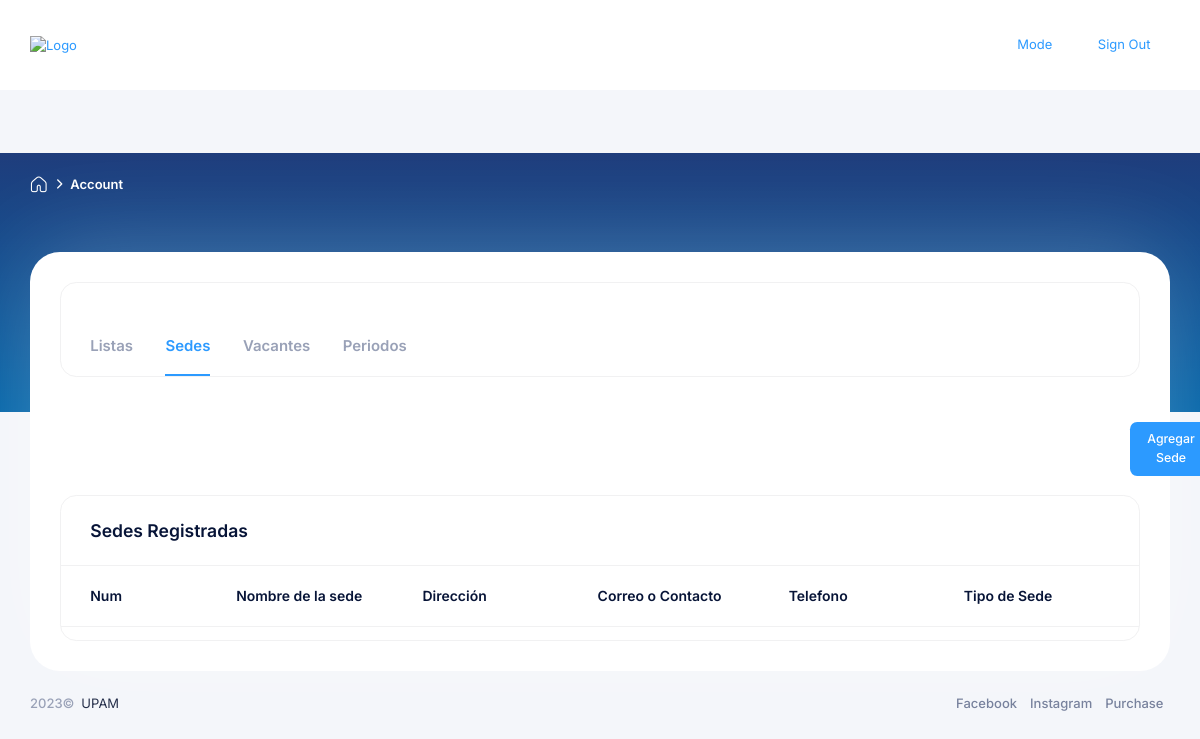
The page /index.php?c=sedes&a=show_sede (signed in) on the database as committed earlier.
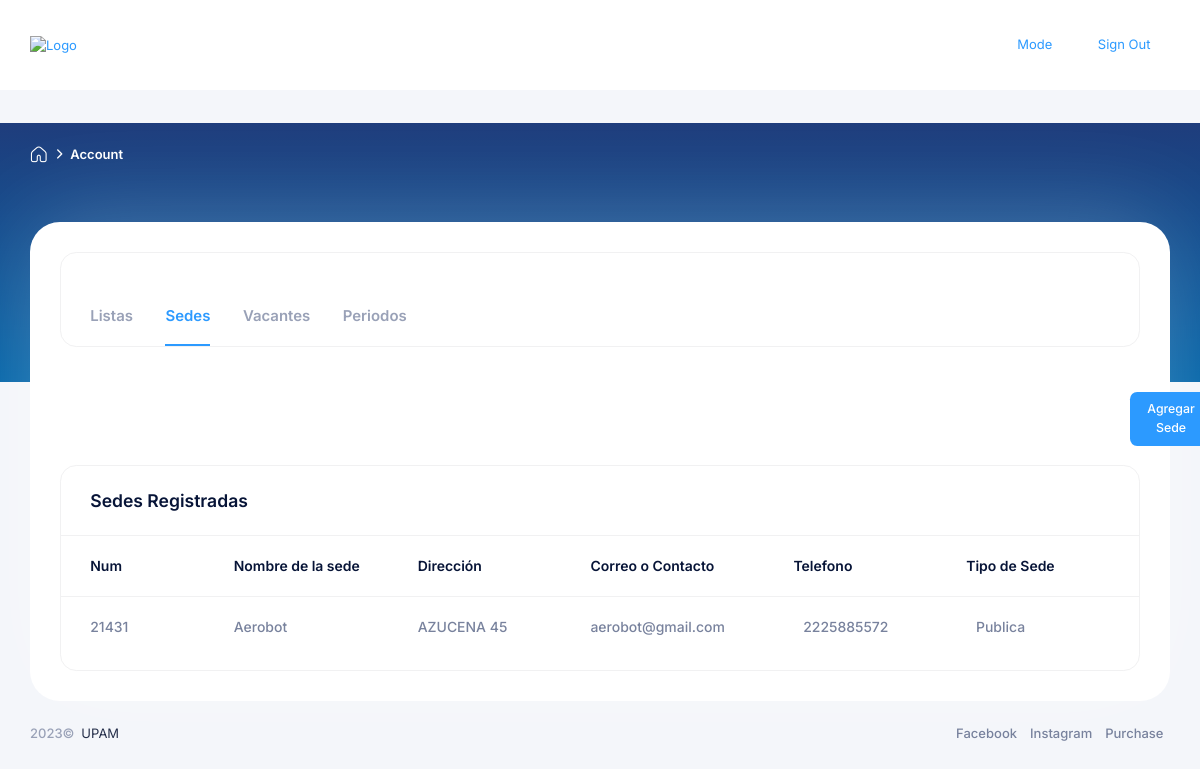
The same page on the database as committed later.
### tables this page shows
CREATE TABLE `sede` (
  `IdSede` int(11) NOT NULL,
  `NombreSede` varchar(50) NOT NULL,
  `Dirección` varchar(50) NOT NULL,
  `CorreoContacto` varchar(25) NOT NULL,
  `Telefono` bigint(20) NOT NULL,
  `tiposede` varchar(10) NOT NULL
);

### Controllers/Sedes.php (called while the page is built, shortened)
<?php
	class SedesController {
		public function __construct(){
			require_once "Models/SedeModel.php";
		}
        public function show_sede(){
            $sedes = new Sede();
			$data = $sedes->get_sedes();
            require_once "Views/Vinculacion/sedes.php";
        }
	}
?>

### config/database.php (called while the page is built)
<?php
	class Conectar {
		public static function conexion(){
			$conexion = new mysqli("localhost", "root", "", "vinculacion");
			return $conexion;
		}
	}
?>

### Models/SedeModel.php (called while the page is built, shortened)
<?php
class Sede {
	private $db;
	private $sede;
	public function __construct() {
		$this->db = Conectar::conexion();
		$this->sede = array();
	}
	public function get_sedes() {
		$sql = "SELECT * FROM sede";
		$resultado = $this->db->query($sql);
		while ($row = $resultado->fetch_assoc()) {
			$this->sede[] = $row;
		}
		return $this->sede;
	}
	}
?>

### Views/Vinculacion/sedes.php (the view, shortened to what the changed rows need)
<!DOCTYPE html>
<html lang="en">
<head>
    <link href="assets/plugins/custom/datatables/datatables.bundle.css" rel="stylesheet" type="text/css" />
    <link href="assets/plugins/global/plugins.bundle.css" rel="stylesheet" type="text/css" />
    <link href="assets/css/style.bundle.css" rel="stylesheet" type="text/css" />
</head>
<body id="kt_app_body" data-kt-app-header-fixed-mobile="true" data-kt-app-toolbar-enabled="true" class="app-default">
    <div class="d-flex flex-column flex-root app-root" id="kt_app_root">
            <div class="app-wrapper flex-column flex-row-fluid" id="kt_app_wrapper">
                <div class="app-container container-xxl">
                    <div class="app-main flex-column flex-row-fluid" id="kt_app_main">
                        <div class="d-flex flex-column flex-column-fluid">
                            <div id="kt_app_content" class="app-content">
                                <div class="card">
                                    <div id="kt_referred_users_tab_content" class="tab-content">
                                        <div id="kt_referrals_1" class="card-body p-0 tab-pane fade show active" role="tabpanel">
                                            <div class="table-responsive">
                                                <table class="table table-row-bordered align-middle gy-6">
                                                    <thead class="border-bottom border-gray-200 fs-6 fw-bold bg-lighten">
                                                        <tr>
                                                            <th class="min-w-125px ps-9">Num</th>
                                                            <th class="min-w-125px px-0">Nombre de la sede</th>
                                                            <th class="min-w-125px">Dirección</th>
                                                            <th class="min-w-125px">Correo o Contacto</th>
                                                            <th class="min-w-125px ps-0">Telefono</th>
                                                            <th class="min-w-125px ps-0">Tipo de Sede</th>
                                                        </tr>
                                                    </thead>
                                                    <tbody class="fs-6 fw-semibold text-gray-600">
                                                        <?php
                                                        foreach ($data as $row) {
                                                            echo "<tr>";
                                                            echo "<td class=" . "ps-9" . ">" . $row["IdSede"] . "</td>";
                                                            echo "<td class=" . "ps-0" . ">" . $row["NombreSede"] . "</td>";
                                                            echo "<td style=" . "margin-left: 10px;" . ">" . $row["Dirección"] . "</td>";
                                                            echo "<td style=" . "margin-left: 10px;" . ">" . $row["CorreoContacto"] . "</td>";
                                                            echo "<td style=" . "margin-left: 10px;" . ">" . $row["Telefono"] . "</td>";
                                                            echo "<td style=" . "margin-left: 10px;" . ">" . $row["tiposede"] . "</td>";
                                                            echo "</tr>";
                                                        }
                                                        ?>
                                                    </tbody>
                                                </table>
                                            </div>
                                        </div>
                                    </div>
                                </div>
                            </div>
                        </div>
                    </div>
                </div>
            </div>
        </div>
</body>
</html>

Rows that differ between the two databases and show on the page:
added sede: IdSede "21431", NombreSede "Aerobot", Dirección "AZUCENA 45", CorreoContacto "aerobot@gmail.com", Telefono "2225885572", tiposede "Publica"
